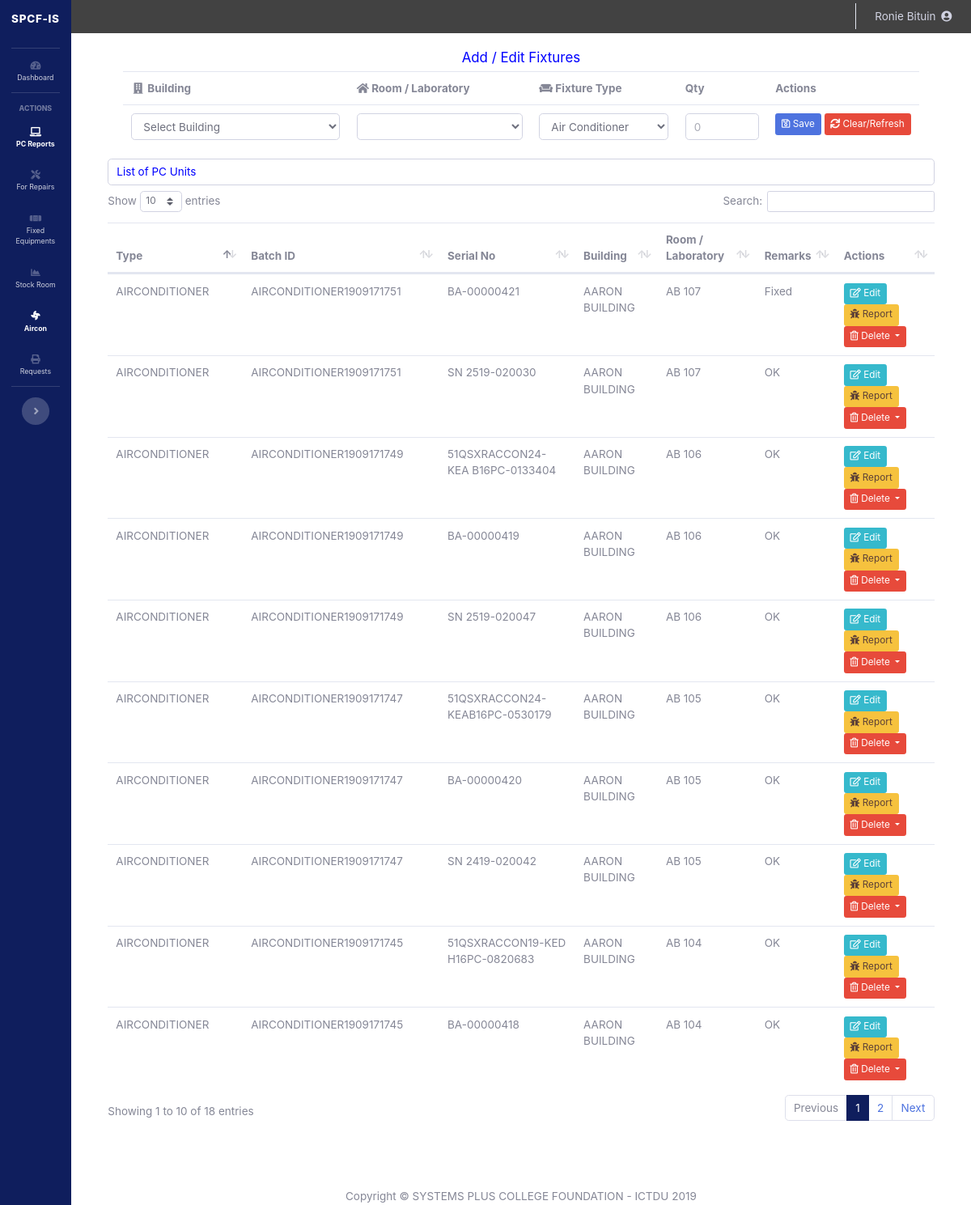
Screenshot of /president/fixtures.php (signed in) with the database file from the repository.
### tables this page shows
CREATE TABLE `fixture` (
  `id` int(11) NOT NULL,
  `type` text NOT NULL,
  `batch_code` varchar(64) NOT NULL,
  `serial_no` varchar(64) DEFAULT NULL,
  `building_id` int(11) NOT NULL,
  `lab_id` varchar(64) NOT NULL,
  `date_added` datetime NOT NULL,
  `date_last_clean` date NOT NULL DEFAULT current_timestamp(),
  `fixture_condition` text NOT NULL DEFAULT 'working',
  `remarks` varchar(64) NOT NULL
);

CREATE TABLE `building` (
  `building_id` int(11) NOT NULL,
  `building_name` varchar(128) NOT NULL,
  `building_code` varchar(32) NOT NULL,
  `building_description` text NOT NULL,
  `added_by` varchar(128) NOT NULL
);

CREATE TABLE `laboratory` (
  `lab_id` int(11) NOT NULL,
  `lab_code` varchar(32) NOT NULL,
  `lab_name` varchar(64) NOT NULL,
  `lab_description` text NOT NULL,
  `building_id` int(11) NOT NULL,
  `added_by` varchar(128) NOT NULL
);

### president/fixtures.php (the view, shortened to what this page needs)
<?php
require_once 'process_fixture.php';
include('sidebar.php');
?>
<!DOCTYPE html>
<html>
<head>
	<link href="vendor/datatables/dataTables.bootstrap4.min.css" rel="stylesheet">
</head>
<body id="page-top">
  <div id="wrapper" style="width: 100% !important;">
    <div id="content-wrapper" class="d-flex flex-column">
        <div id="content">
<?php include('topbar.php'); ?>
<div class="container-fluid">
	<h5 style='color: blue;'><center>Add / Edit Fixtures</center></h5>
	<div class="row justify-content-center">
		<form action="process_fixture.php" method="POST">
		<table class='table' style="width: 100% !important;">
			<tr>
				<th><i class="fas fa-fw fa-building"></i> Building</th>
				<th><i class="fa fa-home" aria-hidden="true"></i> Room / Laboratory</th>
				<th><i class="fas fa-couch"></i> Fixture Type</th>
				<th>Qty</th>
				<th>Actions</th>
			</tr>
			<tr>
			<td>
				<select class="form-control" onchange="location = this.value;">
					<option disabled selected>Select Building</option>
				</select>
			</td>
			<td>
				<select name="laboratory" class="form-control" required>
				</select>
			</td>
			<td>
				<select name="type" class="form-control">
					<option value="airconditioner">Air Conditioner</option>
				</select>
			</td>
			<td>
				<input type="number" name="qty" class="form-control" min='1' max='10' placeholder="0" required>
			</td>
			<td>
				<button class="btn btn-primary btn-sm" type="submit" name="save"><i class="far fa-save" ></i> Save</button>
				<a href="fixtures.php" id="refresh" class='btn btn-danger btn-sm'><i class="fas as fa-sync"></i> Clear/Refresh</a>
			</td>
			</tr>
		</table>
		</form>
		<label style='color: blue;'class="form-control">List of PC Units</label>
		<table class="table" id="dataTable" width="100%" cellspacing="0">
			<thead>
				<th>Type</th>
				<th>Batch ID</th>
				<th>Serial No</th>
				<th>Building</th>
				<th>Room / Laboratory</th>
				<th>Remarks</th>
				<th>Actions</th>
			</thead>
			<tbody>
				<?php $getFixtures = mysqli_query($mysqli, "SELECT fe.id, fe.date_added, fe.serial_no, fe.type, fe.batch_code, fe.building_id, fe.lab_id, fe.remarks, bg.building_id, bg.building_name, ly.lab_id, ly.lab_name
			FROM fixture fe
			JOIN building bg
			ON bg.building_id = fe.building_id
			JOIN laboratory ly
			ON ly.lab_id = fe.lab_id
			ORDER BY fe.date_added DESC
			");
			while($newFixtures=$getFixtures->fetch_assoc()){
			?>
				<tr>
					<td><?php echo strtoupper($newFixtures['type']); ?></td>
					<td><?php echo $newFixtures['batch_code']; ?></td>
					<td><?php if($newFixtures['serial_no']==''){echo "<font color='red'>NO SN</font>";}else{echo $newFixtures['serial_no'];} ?></td>
					<td><?php echo $newFixtures['building_name']; ?></td>
					<td><?php echo $newFixtures['lab_name']; ?></td>
					<td><?php if($newFixtures['remarks']=='For Repair'){echo "<font color='red'>".$newFixtures['remarks']."</font>";}else{echo $newFixtures['remarks'];} ?></td>
					<td>
						<a class="btn btn-info btn-sm" target="_blank" href="edit_fixture.php?type=<?php echo $newFixtures['type']; ?>&id=<?php echo $newFixtures['id'];?>&building_id=<?php echo $newFixtures['building_id']; ?>"><i class="far fa-edit"></i> Edit</a>
						<a style='color: #5D4037;' class='btn btn-sm btn-warning' href="report_fixture.php?fixture_id=<?php echo $newFixtures['id']?>" target='_blank'><i class="fas fa-bug"></i> Report</a>
						<button class="btn btn-danger btn-secondary dropdown-toggle btn-sm" type="button" id="dropdownMenuButton" data-toggle="dropdown" aria-haspopup="true" aria-expanded="false">
						<i class="far fa-trash-alt"></i> Delete
						</button>
					</td>
				</tr>
			<?php } ?>
			</tbody>
		</table>
	</div>
	<br/>
	<br/>
	<?php
	include('footer.php');
?>

### president/sidebar.php (style rules this page uses)
html { font-family: 'Roboto Condensed', sans-serif !important; font-size: 13.5px; }
.container-fluid { background-color: white; padding-left: 5% !important; padding-right: 5% !important; }
#content-wrapper { background-color: white !important; }
::placeholder { opacity: 0.7 !important; }

### rows the page displays
fixture: type "AIRCONDITIONER", batch_code "AIRCONDITIONER1909171751", serial_no "BA-00000421", building.building_name "AARON BUILDING", lab.lab_name "AB 107", remarks "Fixed"
fixture: type "AIRCONDITIONER", batch_code "AIRCONDITIONER1909171751", serial_no "SN 2519-020030", building.building_name "AARON BUILDING", lab.lab_name "AB 107", remarks "OK"
fixture: type "AIRCONDITIONER", batch_code "AIRCONDITIONER1909171749", serial_no "51QSXRACCON24-KEA B16PC-0133404", building.building_name "AARON BUILDING", lab.lab_name "AB 106", remarks "OK"
fixture: type "AIRCONDITIONER", batch_code "AIRCONDITIONER1909171749", serial_no "BA-00000419", building.building_name "AARON BUILDING", lab.lab_name "AB 106", remarks "OK"
fixture: type "AIRCONDITIONER", batch_code "AIRCONDITIONER1909171749", serial_no "SN 2519-020047", building.building_name "AARON BUILDING", lab.lab_name "AB 106", remarks "OK"
fixture: type "AIRCONDITIONER", batch_code "AIRCONDITIONER1909171747", serial_no "51QSXRACCON24-KEAB16PC-0530179", building.building_name "AARON BUILDING", lab.lab_name "AB 105", remarks "OK"
fixture: type "AIRCONDITIONER", batch_code "AIRCONDITIONER1909171747", serial_no "BA-00000420", building.building_name "AARON BUILDING", lab.lab_name "AB 105", remarks "OK"
fixture: type "AIRCONDITIONER", batch_code "AIRCONDITIONER1909171747", serial_no "SN 2419-020042", building.building_name "AARON BUILDING", lab.lab_name "AB 105", remarks "OK"
fixture: type "AIRCONDITIONER", batch_code "AIRCONDITIONER1909171745", serial_no "51QSXRACCON19-KED H16PC-0820683", building.building_name "AARON BUILDING", lab.lab_name "AB 104", remarks "OK"
fixture: type "AIRCONDITIONER", batch_code "AIRCONDITIONER1909171745", serial_no "BA-00000418", building.building_name "AARON BUILDING", lab.lab_name "AB 104", remarks "OK"

### other values shown
$_SESSION['username'] "Ronie Bituin"
